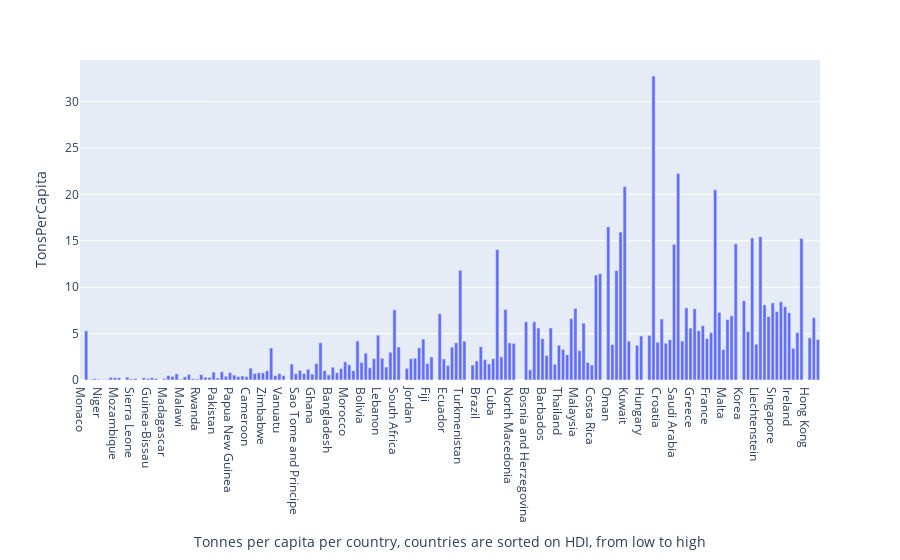

Here is the notebook cell this chart was saved with:
### Markdown cell above
This first figure shows the Human Development Index per country of the world. As visible in the figure, countries in Western Europe, North America and Oceania have a very high HDI, whereas countries in Africa have a lower HDI. However, the dataset does not contain information about some countries. These are white in the figure.

### Code cell
fig = px.bar(dataset, x='Country', y='TonsPerCapita')
desired_order = dataset.sort_values('Human Development Index (HDI) ')['Country'].to_list()
fig.update_xaxes(categoryorder='array', categoryarray=desired_order, title="Tonnes per capita per country, countries are sorted on HDI, from low to high")
fig.show()

### Figure 1 — Plotly figure (JSON) as saved in the notebook; plotly's stock layout.template omitted (floating-point values rounded to 4 significant figures; data arrays with more than 128 entries replaced by an {"elided": "..."} marker saying what was removed)
{"data": [{"alignmentgroup": "True", "hovertemplate": "Country=%{x}<br>TonsPerCapita=%{y}<extra></extra>", "legendgroup": "", "marker": {"color": "#636efa", "pattern": {"shape": ""}}, "name": "", "offsetgroup": "", "orientation": "v", "showlegend": false, "textposition": "auto", "type": "bar", "x": {"elided": "181 str values"}, "xaxis": "x", "y": {"elided": "181 float values"}, "yaxis": "y"}], "layout": {"barmode": "relative", "legend": {"tracegroupgap": 0}, "margin": {"t": 60}, "xaxis": {"anchor": "y", "categoryarray": {"elided": "181 str values"}, "categoryorder": "array", "domain": [0, 1], "title": {"text": "Tonnes per capita per country, countries are sorted on HDI, from low to high"}}, "yaxis": {"anchor": "x", "domain": [0, 1], "title": {"text": "TonsPerCapita"}}}}
